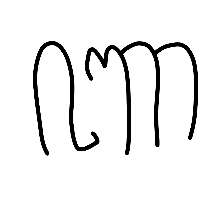
#> input picture Code/test-nya.png, 224 x 224 px
$ python -i process.py   (imports and definitions only)
#> lines starting #> are read from the running program, lines starting #| are printed output that depends on the picture
import pickle
import cv2
import numpy as np
from scipy.spatial.distance import cdist

BOW_FILE_PICKLE = "model/bow_dictionary.pkl"
SCALER_WS_FILE_PICKLE = "model/scaler_with_sift.pkl"
SVM_WS_FILE_PICKLE = "model/svm_with_sift_model.pkl"

hanacaraka = ('ba','ca','da','dha','ga','ha','ja','ka','la','ma','na','nga','nya','pa','ra','sa','ta','tha','wa','ya')

# Load Pickle File
def load_file_pickle(filename):
    file_pickle = pickle.load(open(filename, 'rb'))
    return file_pickle

# Load Image File ==================================================================================
def import_image(file) :
#> called with file = 'Code/test-nya.png'
    image = cv2.imread(file)
#> image is the input picture: shape (224, 224, 3); min 0, max 255, mean 239.9
    # image = cv2.bitwise_not(image)
    return image
# ============================================================================================

# Preprocessing Image ========================================================================
def equalizing(img):
    img = cv2.equalizeHist(img)
    return img

def grayscaling(image):
    image = cv2.cvtColor(image, cv2.COLOR_RGB2GRAY)
    return image

def resizing(image, size):
#> called with size = 192
    image = cv2.resize(image, (size, size), interpolation = cv2.INTER_AREA)
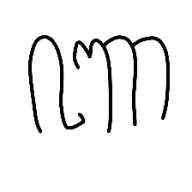
#> image: shape (192, 192, 3); min 0, max 255, mean 239.9
    return image

def prep_image(image):
    img = resizing(image, 192)
    img = grayscaling(img)
    img = equalizing(img)
#> in equalizing, `img = cv2.equalizeHist(img)`:
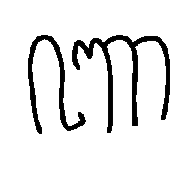
#> img: shape (192, 192); min 0, max 255, mean 234.2
#> (reads Code/bow_dictionary.pkl from the repository)
    return img
# ============================================================================================

# Feature Extraction =========================================================================
def extract_sift_descriptor(image):
    sift = cv2.SIFT_create()
    _, descriptor = sift.detectAndCompute(image, None)
    return descriptor

def create_feature_bow(image_descriptor, bow, num_cluster):
#> called with num_cluster = 750
    features = np.array([0] * num_cluster, dtype=float)

    if image_descriptor is not None:
        distance = cdist(image_descriptor, bow)
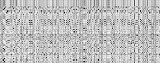
#> distance: shape (63, 160) float64; min 74.11, max 659.7, mean 512.4; drawn with min black and max white
        argmin = np.argmin(distance, axis = 1)
#> argmin = 63 values, max 158 at index 7, min 3 at index 29, mean 86.86

        for j in argmin:
            features[j] += 1.0
#> this loop made 63 passes
#> j on passes 1 to 12: 134, 134, 134, 134, 134, 134, 12, 158, 4, 98, 140, 7
#> after the loop, features = 750 values, max 14 at index 134, min 0 at index 0, mean 0.084

    return np.array(features)

def extract_feature(image):
    img_descriptor = extract_sift_descriptor(image)

    num_cluster = 750
    bow = load_file_pickle(BOW_FILE_PICKLE)

    img_feature = create_feature_bow(img_descriptor, bow, num_cluster)
#> img_feature has the same summary as features in create_feature_bow
    return img_feature
# ============================================================================================

# Prediction Process ======================================================================
def predict_process(filepath):
    # Load file
    img = import_image(filepath)

    # Preprocessing Image
    img = prep_image(img)

    # Feature Extraction
    img_feature = extract_feature(img)
#> img_feature has the same summary as features in create_feature_bow

    # Feature Scaling
    scaler = load_file_pickle(SCALER_WS_FILE_PICKLE)
#> (reads Code/scaler_with_sift.pkl from the repository)
#> (the run stopped early here; a loop or call above may not have finished)
